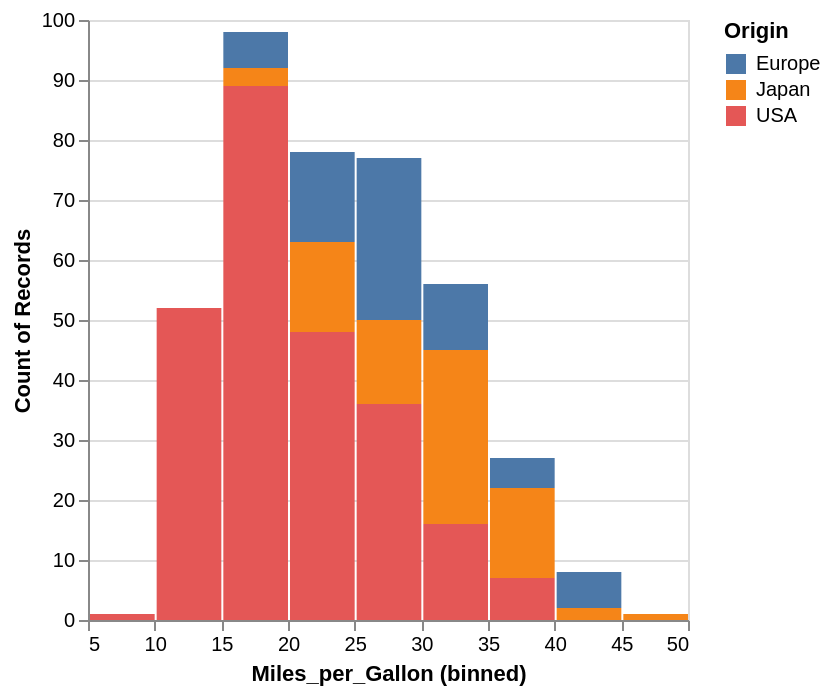

The notebook cell this image was saved under:
### Markdown cell above
### Одномерный биннинг: гистограммы

Одна из самых распространённых задач биннинга &ndash; построение гистограмм. Например, можно построить гистограмму по `Miles_per_Gallon`, задав для оси `x` биннинг (`bin=True`) и для `y` &ndash; подсчёт (`count()`). Цвет (`color`) можно сопоставить с `Origin`.

### Code cell
alt.Chart(cars).mark_bar().encode(
    x = alt.X('Miles_per_Gallon', bin=True),
    y = alt.Y('count()'),
    color = alt.Color('Origin')
)

### Figure 1 — Vega-Lite specification as saved in the notebook (floating-point values rounded to 4 significant figures; data arrays with more than 128 entries replaced by an {"elided": "..."} marker saying what was removed)
{"config": {"view": {"continuousWidth": 300, "continuousHeight": 300}}, "data": {"name": "data-583e73726c1545c56c203344161a975c"}, "mark": {"type": "bar"}, "encoding": {"color": {"field": "Origin", "type": "nominal"}, "x": {"bin": true, "field": "Miles_per_Gallon", "type": "quantitative"}, "y": {"aggregate": "count", "type": "quantitative"}}, "$schema": "https://vega.github.io/schema/vega-lite/v6.4.1.json", "datasets": {"data-583e73726c1545c56c203344161a975c": {"elided": "406 records"}}}
